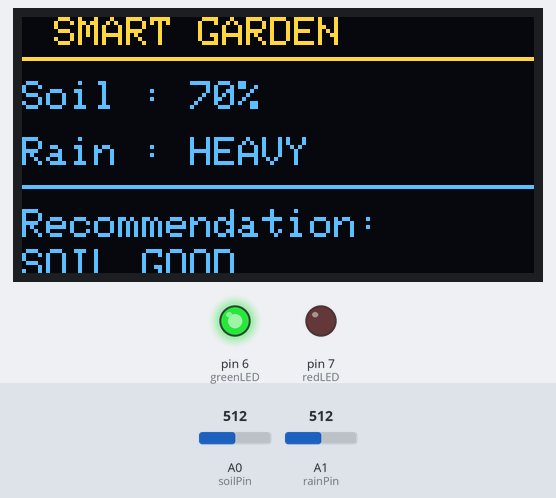
Simulated run of this sketch. Board: Arduino Uno, built with avr-gcc and run on an emulated ATmega328P. Parts: 128×64 one-colour display, output pins drawn as LEDs (lit = HIGH). Inputs (shaded band) come from the test bench; at power-on: A0 (soilPin) = 512, A1 (rainPin) = 512. The OLED is the two-colour kind (top 16 rows yellow); what the sketch prints to the serial monitor is not drawn.

Above: at 1.9 s.
2.0 s: A0 (soilPin) set to 718
At 2.7 s:
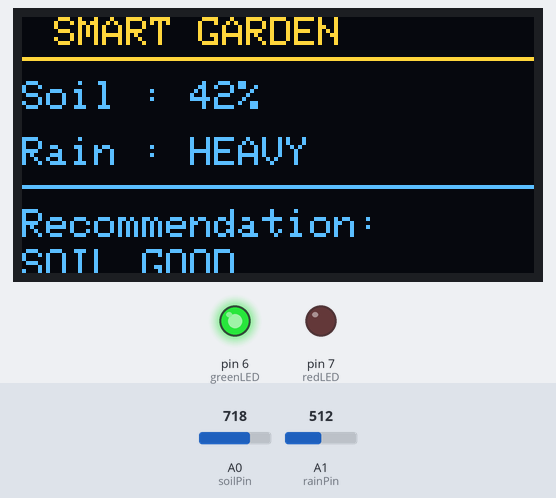
3.7 s: A0 (soilPin) set to 743
At 5.6 s:
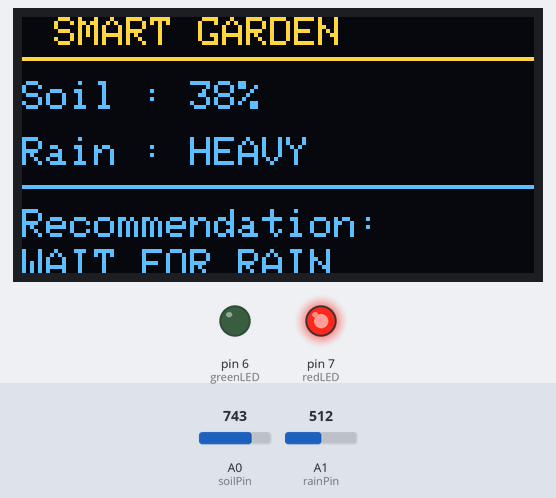
5.9 s: A1 (rainPin) set to 546
7.8 s: A1 (rainPin) set to 569
At 10.1 s:
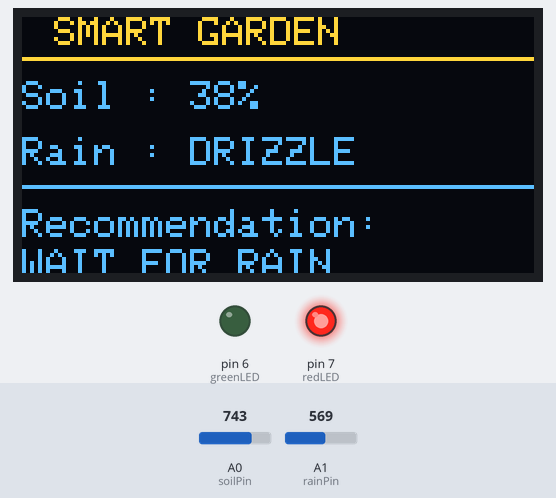
10.4 s: A1 (rainPin) set to 855
12.3 s: A1 (rainPin) set to 877
At 14.5 s:
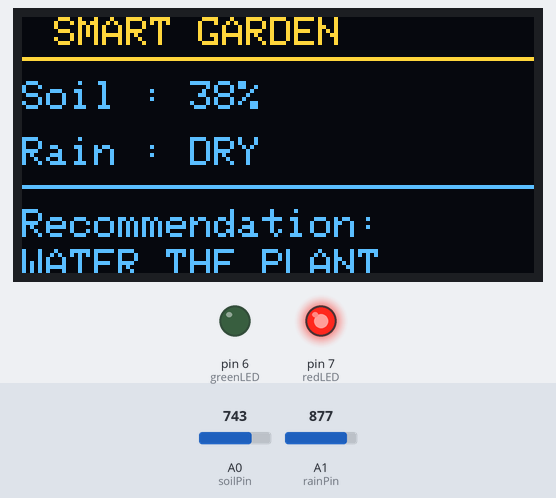
Timing chart, 0 to 15.8 s (numbered marks = the images above; inputs shaded):
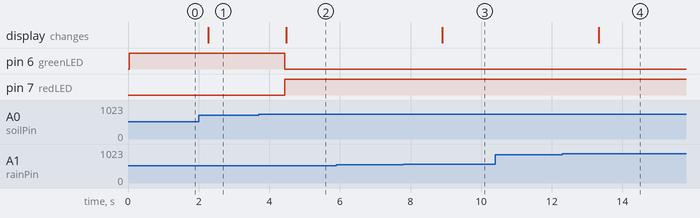

The sketch:

Smart_Garden_Monitor.ino
```cpp
#include <Wire.h>
#include <Adafruit_GFX.h>
#include <Adafruit_SSD1306.h>

#define SCREEN_WIDTH 128
#define SCREEN_HEIGHT 64
#define OLED_RESET -1

Adafruit_SSD1306 display(SCREEN_WIDTH, SCREEN_HEIGHT, &Wire, OLED_RESET);

// Pins
const int soilPin = A0;
const int rainPin = A1;

const int greenLED = 6;
const int redLED = 7;

// Calibration Values
const int soilDry = 1023;
const int soilWet = 300;

const int rainDry = 1023;
const int rainWet = 250;

void setup()
{
  pinMode(greenLED, OUTPUT);
  pinMode(redLED, OUTPUT);

  Serial.begin(9600);

  if (!display.begin(SSD1306_SWITCHCAPVCC, 0x3C))
  {
    while (1);
  }

  display.clearDisplay();
}

void loop()
{
  // -------- Read Sensors --------
  int soilRaw = analogRead(soilPin);
  int rainRaw = analogRead(rainPin);

  // Convert to Percentage
  int soilPercent = map(soilRaw, soilDry, soilWet, 0, 100);
  soilPercent = constrain(soilPercent, 0, 100);

  int rainPercent = map(rainRaw, rainDry, rainWet, 0, 100);
  rainPercent = constrain(rainPercent, 0, 100);

  String recommendation;

  digitalWrite(greenLED, LOW);
  digitalWrite(redLED, LOW);

  // -------- Decision Logic --------
  if (soilPercent < 40)
  {
    if (rainPercent < 20)
    {
      recommendation = "WATER THE PLANT";
      digitalWrite(redLED, HIGH);
    }
    else
    {
      recommendation = "WAIT FOR RAIN";
      digitalWrite(redLED, HIGH);
    }
  }
  else
  {
    recommendation = "SOIL GOOD";
    digitalWrite(greenLED, HIGH);
  }

  // -------- OLED Display --------
  display.clearDisplay();

  display.setTextSize(1);
  display.setTextColor(WHITE);

  display.setCursor(8,0);
  display.println("SMART GARDEN");

  display.drawLine(0,10,127,10,WHITE);

  display.setCursor(0,16);
  display.print("Soil : ");
  display.print(soilPercent);
  display.println("%");

  display.setCursor(0,30);
  display.print("Rain : ");

  if(rainPercent < 20)
    display.println("DRY");
  else if(rainPercent < 60)
    display.println("DRIZZLE");
  else
    display.println("HEAVY");

  display.drawLine(0,42,127,42,WHITE);

  display.setCursor(0,48);
  display.println("Recommendation:");

  display.setCursor(0,58);
  display.println(recommendation);

  display.display();

  // -------- Serial Monitor --------
  Serial.println("-----------------------------");
  Serial.print("Soil Moisture : ");
  Serial.print(soilPercent);
  Serial.println("%");

  Serial.print("Rain Level    : ");
  Serial.print(rainPercent);
  Serial.println("%");

  Serial.print("Decision      : ");
  Serial.println(recommendation);

  Serial.println("-----------------------------");

  delay(1000);
}
```

Measured:
- the behaviour switches between 733 and 734 on A0 (soilPin) (found by bisection; images 1 and 2)
- the behaviour switches between 559 and 560 on A1 (rainPin) (found by bisection; images 2 and 3)
- the behaviour switches between 868 and 869 on A1 (rainPin) (found by bisection; images 3 and 4)
- after the input at 2.0 s, the display: changes after 0.27 s (image 1)
- after the input at 3.7 s, pin 6 (greenLED): HIGH → LOW after 0.74 s; pin 7 (redLED): LOW → HIGH after 0.74 s; the display: changes after 0.77 s (image 2)
- after the input at 7.8 s, the display: changes after 1.1 s (image 3)
- after the input at 12.3 s, the display: changes after 1.0 s (image 4)
